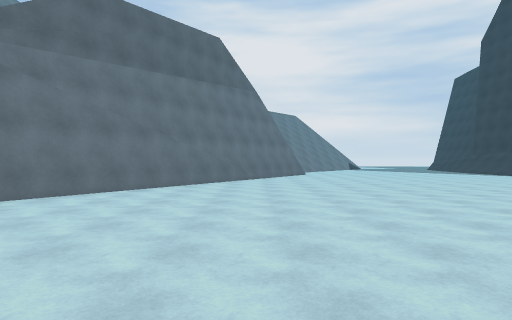
[1] (above)

21 first-person views from a walk through a 3-D level made in the Unity game engine. The camera is 1.4 m above the floor, looks level and sees 75° across. The floor is counted in squares, 1.73 m on a side. Each view is taken from the middle of a square. On the plan, view 1 faces up. The plan holds only what a view shows up to about 11 squares ahead; the rest is blank. The place goes on beyond the plan. The player character is not drawn. Some animated figures are left out.

[2]
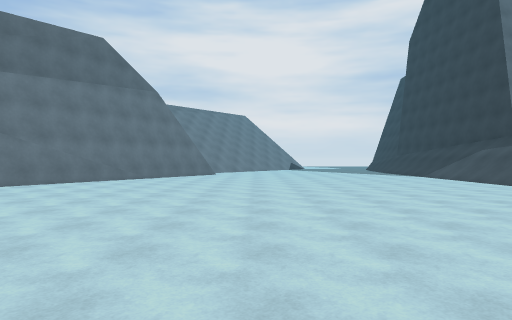

[3]
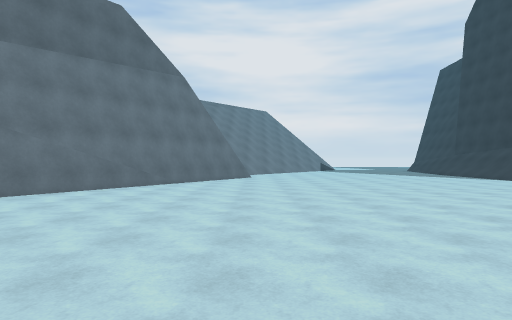

[4]
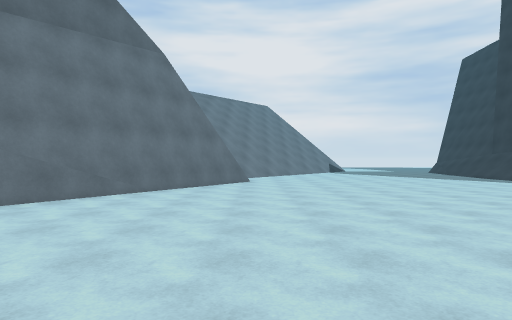

[5]
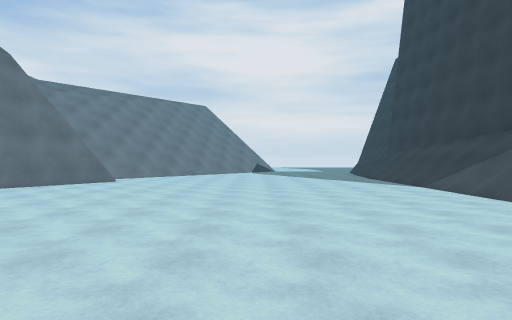

[6]
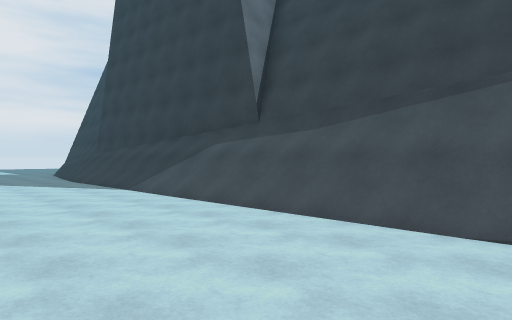

[7]
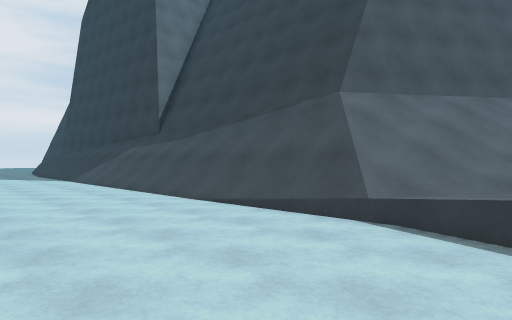

[8]
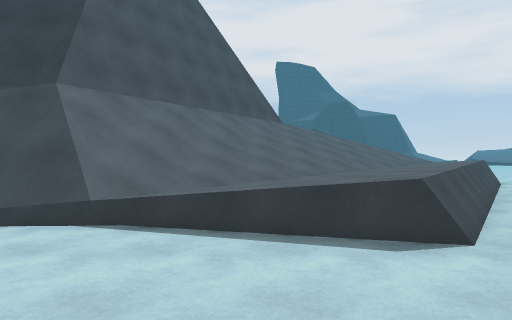

[9]
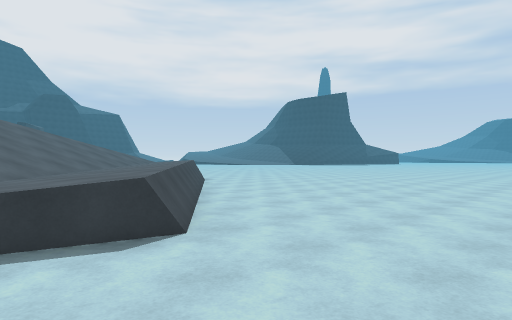

[10]
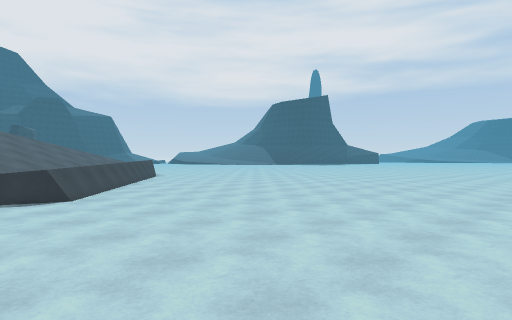

[11]
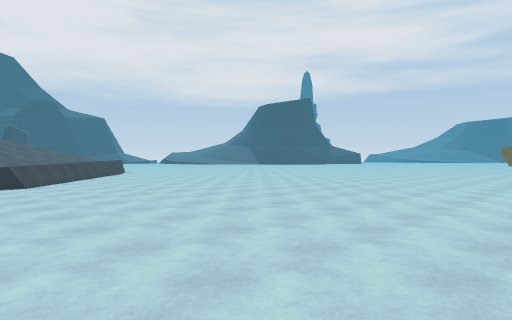

[12]
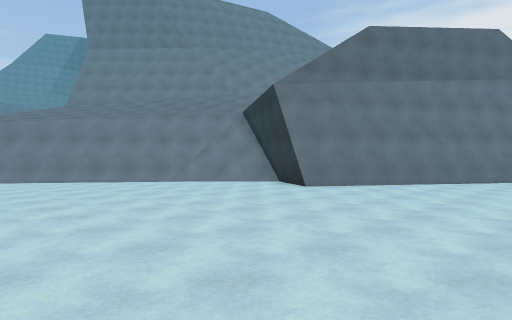

[13]
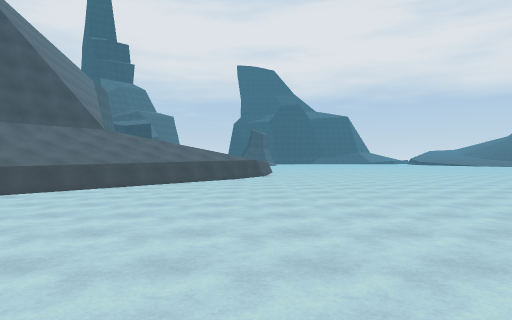

[14]
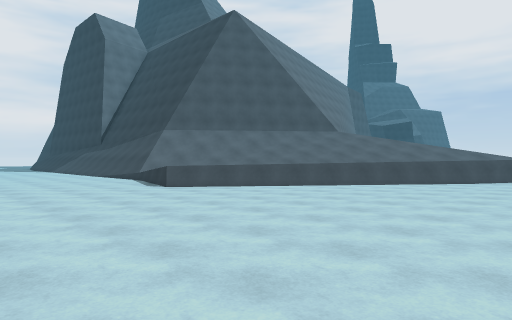

[15]
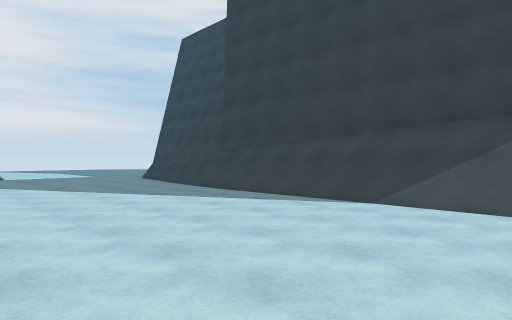

[16]
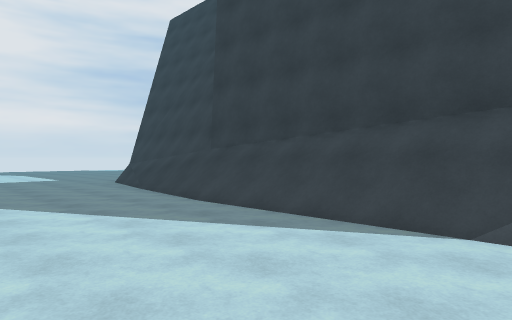

[17]
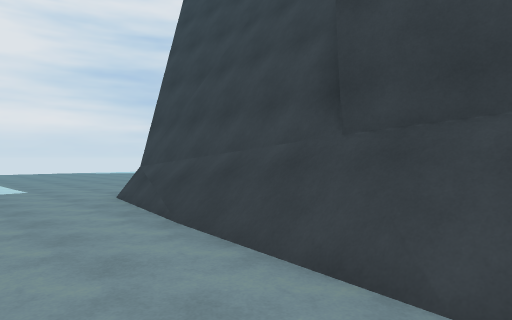

[18]
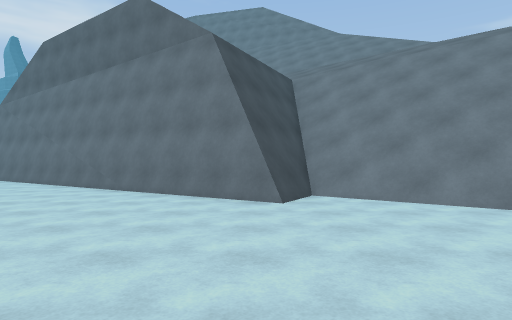

[19]
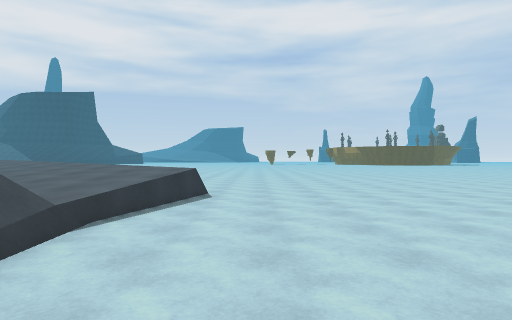

[20]
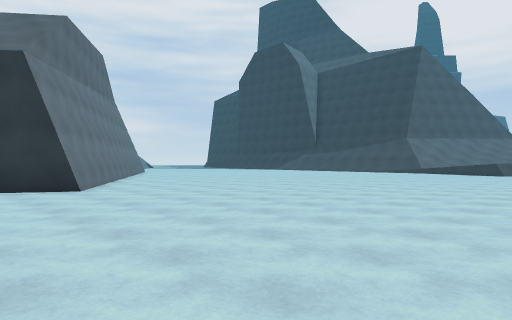

[21]
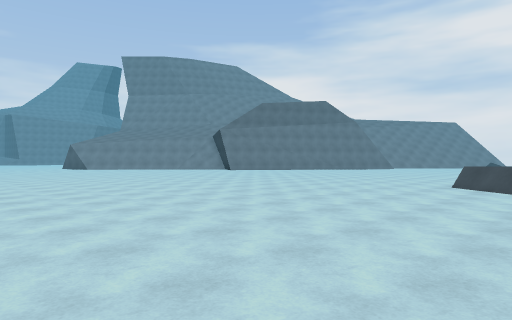

### Floor plan
Key: @ floor where view 1 was taken; # wall or solid block; . main floor; : floor 0.75 m higher than the main floor; + floor 1.5 m higher than the main floor; - floor 4 m lower than the main floor; _ floor 4.75 m lower than the main floor; < floor 5.5 m lower than the main floor; ( floor 6.5 m lower than the main floor; ! floor 7.25 m lower than the main floor; ? floor 8 m lower than the main floor; / step, stairs or slope; = window, fence, low wall or low ledge; v drop or lower ground.
Columns run from 8 left of view 1 to 17 right of it. Each row starts with its distance up from view 1.
 28                      -.
 27                     -.##
 26       //            /.##
 25       ///           /./#
 24       /////         ../#
 23       //////       <../#
 22       //////.      (../#
 21       /////..      !.//#
 20       /////.      (..//#
 19       #####.v    (...//#
 18         ###=    (....//#
 17         ###    (../..//#
 16         ##.    .?//..//#
 15         ##-     //...//#
 14        ##-      /....//#
 13       ##.     //.....//##
 12       ##_    //......//##
 11      ##     //.......//##
 10      #=    //........//##
  9     ##_   //.........//##
  8    ##    //..........///#
  7    #=   //...........///#
  6         /............///##
  5        /.............////#
  4       ?............../////
  3      ?................:///
  2     ?................::://
  1    ?.................::::/
  0   /.....@...........==::::
 -1  //..................==#::
 -2  /.....................==+
 -3 . ...     ..............==
 -4           ...............=
 -5           ................
 -6           ................
 -7           ................
 -8           ................
 -9           ................
-10            ...............
-11                    .......

Where each view was taken, in squares from view 1:
view 1: 0 up, 0 right, facing up
view 2: 0 up, 5 right, facing up
view 3: 3 up, 3 right, facing up
view 4: 6 up, 3 right, facing up
view 5: 6 up, 8 right, facing up
view 6: 7 up, 9 right, facing up-right
view 7: 2 up, 9 right, facing up-right
view 8: 2 up, 9 right, facing right
view 9: 2 up, 9 right, facing down-right
view 10: 2 up, 5 right, facing down-right
view 11: 2 up, 1 right, facing down-right
view 12: 2 down, 1 right, facing up-left
view 13: 7 down, 6 right, facing right
view 14: 9 down, 7 right, facing up-right
view 15: 13 up, 7 right, facing up-right
view 16: 15 up, 9 right, facing up-right
view 17: 20 up, 11 right, facing up-right
view 18: 18 up, 9 right, facing left
view 19: 8 up, 11 right, facing down
view 20: 3 down, 8 left, facing up-right
view 21: 11 down, 15 right, facing up-left
